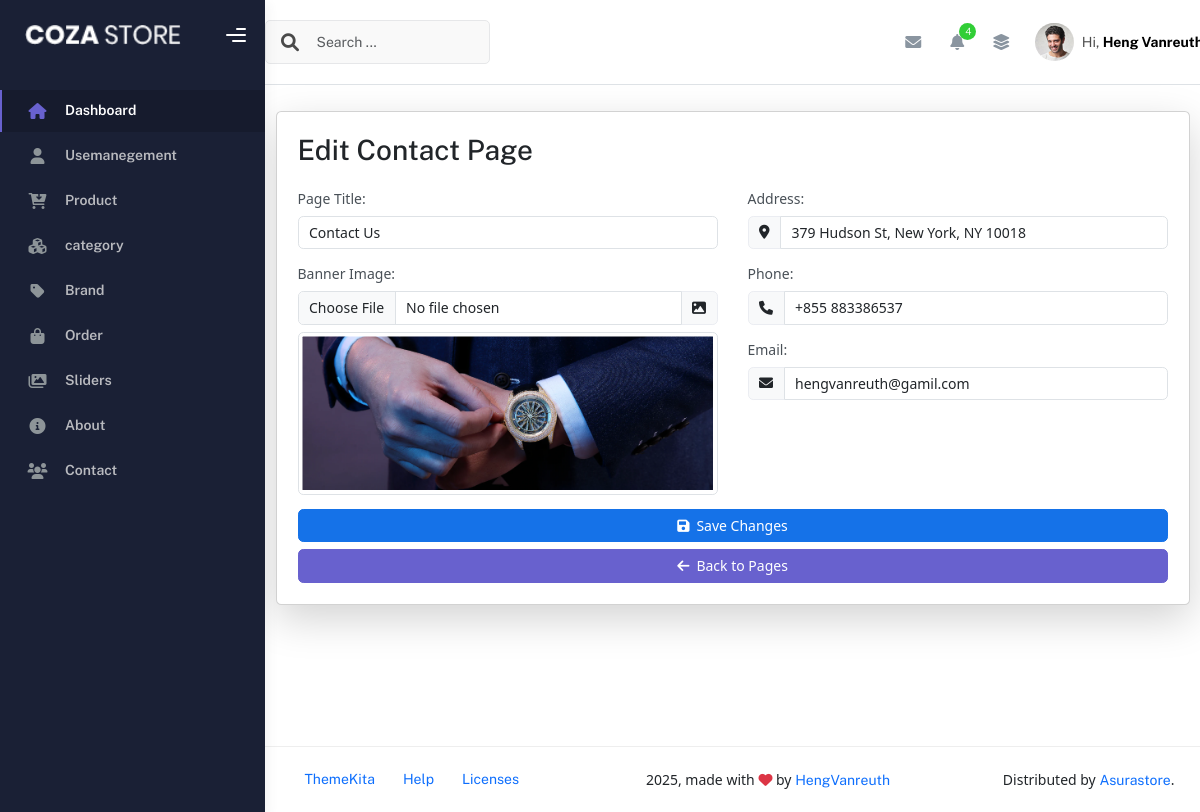
Screenshot of /admin/index.php?p=pages&action=edit&title=Contact (signed in) with the database file from the repository.
### tables this page shows
CREATE TABLE `pages` (
  `id` int(11) NOT NULL,
  `title` varchar(255) NOT NULL,
  `subtitle1` varchar(255) DEFAULT NULL,
  `description1` text DEFAULT NULL,
  `subtitle2` varchar(255) DEFAULT NULL,
  `description2` text DEFAULT NULL,
  `image1` varchar(255) DEFAULT NULL,
  `image2` varchar(255) DEFAULT NULL,
  `address` varchar(255) DEFAULT NULL,
  `phone` varchar(20) DEFAULT NULL,
  `email` varchar(100) DEFAULT NULL,
  `page_name` enum('About','Contact') NOT NULL,
  `banner_image` varchar(255) DEFAULT NULL
);

### admin/config/database.php (called while the page is built, shortened)
<?php
class Database {
    private static $instance = null;
    private $host = "localhost";
    private $user = "root";
    private $pass = "";
    private $dbname = "ecommerce_db";
    private function __construct() {
        try {
            $this->conn = new PDO("mysql:host=$this->host;dbname=$this->dbname", $this->user, $this->pass);
        } catch (PDOException $e) {
            die("Database Connection Failed: " . $e->getMessage());
        }
    }
    public static function connect() {
        if (self::$instance == null) {
            self::$instance = new Database();
        }
        return self::$instance->conn;
    }
}
?>

### admin/controllers/PageController.php (called while the page is built, shortened)
<?php
class PageController {
    private $pdo;
    public function __construct($pdo) {
        $this->pdo = $pdo;
    }
    public function getPage($pageName) {
        $stmt = $this->pdo->prepare("SELECT * FROM pages WHERE page_name = :page_name LIMIT 1");
        $stmt->bindParam(":page_name", $pageName);
        $stmt->execute();
        $page = $stmt->fetch(PDO::FETCH_ASSOC);
        return [
            'title' => $page['title'] ?? '',
            'subtitle1' => $page['subtitle1'] ?? '',
            'description1' => $page['description1'] ?? '',
            'subtitle2' => $page['subtitle2'] ?? '',
            'description2' => $page['description2'] ?? '',
            'image1' => $page['image1'] ?? '',
            'image2' => $page['image2'] ?? '',
            'banner_image' => $page['banner_image'] ?? '',
            'address' => $page['address'] ?? '',
            'phone' => $page['phone'] ?? '',
            'email' => $page['email'] ?? ''
        ];
    }
}
?>

### admin/views/pages/edit_contact.php (the view, shortened to what this page needs)
<?php
require_once __DIR__ . "/../../config/database.php";
require_once __DIR__ . "/../../controllers/PageController.php";
try {
    $pageController = new PageController(Database::connect());
    $page_name = "Contact";
    $page = $pageController->getPage($page_name);
} catch (Exception $e) {
    $error = $e->getMessage();
}
?>
<!DOCTYPE html>
<html lang="en">
<head>
    <link rel="stylesheet" href="https://cdn.jsdelivr.net/npm/bootstrap@5.3.0/dist/css/bootstrap.min.css">
    <link rel="stylesheet" href="https://cdnjs.cloudflare.com/ajax/libs/font-awesome/6.0.0/css/all.min.css">
</head>
<body>
<div class="container mt-5">
    <div class="card shadow-lg p-4">
        <h2 class="mb-4">Edit Contact Page</h2>
        <form method="POST" enctype="multipart/form-data" class="needs-validation" novalidate>
            <div class="row">
                <div class="col-md-6">
                    <div class="mb-3">
                        <label class="form-label">Page Title:</label>
                        <input type="text" name="title" class="form-control" value="<?= htmlspecialchars($page['title'] ?? '') ?>" required>
                    </div>
                    <div class="mb-3">
                        <label class="form-label">Banner Image:</label>
                        <div class="input-group">
                            <input type="file" name="banner_image" class="form-control" accept="image/jpeg,image/png,image/webp">
                            <span class="input-group-text"><i class="fas fa-image"></i></span>
                        </div>
                        <?php if (!empty($page['banner_image'])): ?>
                            <div class="mt-2">
                                <img src="./views/pages/uploads/<?= htmlspecialchars($page['banner_image']) ?>" class="img-thumbnail" width="100%" alt="Banner Image">
                            </div>
                        <?php endif; ?>
                    </div>
                </div>
                <div class="col-md-6">
                    <div class="mb-3">
                        <label class="form-label">Address:</label>
                        <div class="input-group">
                            <span class="input-group-text"><i class="fas fa-map-marker-alt"></i></span>
                            <input type="text" name="address" class="form-control" value="<?= htmlspecialchars($page['address'] ?? '') ?>" required>
                        </div>
                    </div>
                    <div class="mb-3">
                        <label class="form-label">Phone:</label>
                        <div class="input-group">
                            <span class="input-group-text"><i class="fas fa-phone"></i></span>
                            <input type="text" name="phone" class="form-control" value="<?= htmlspecialchars($page['phone'] ?? '') ?>" required>
                        </div>
                    </div>
                    <div class="mb-3">
                        <label class="form-label">Email:</label>
                        <div class="input-group">
                            <span class="input-group-text"><i class="fas fa-envelope"></i></span>
                            <input type="email" name="email" class="form-control" value="<?= htmlspecialchars($page['email'] ?? '') ?>" required>
                        </div>
                    </div>
                </div>
            </div>
            <div class="d-grid gap-2">
                <button type="submit" class="btn btn-primary">
                    <i class="fas fa-save me-2"></i>Save Changes
                </button>
                <a href="index.php?p=pages" class="btn btn-secondary">
                    <i class="fas fa-arrow-left me-2"></i>Back to Pages
                </a>
            </div>
        </form>
    </div>
</div>
</body>
</html>

### rows the page displays
pages: title "Contact Us", banner_image (picture), address "379 Hudson St, New York, NY 10018", phone "+855 883386537", email "hengvanreuth@gamil.com"

### other values shown
$user['name'] "Heng…"
